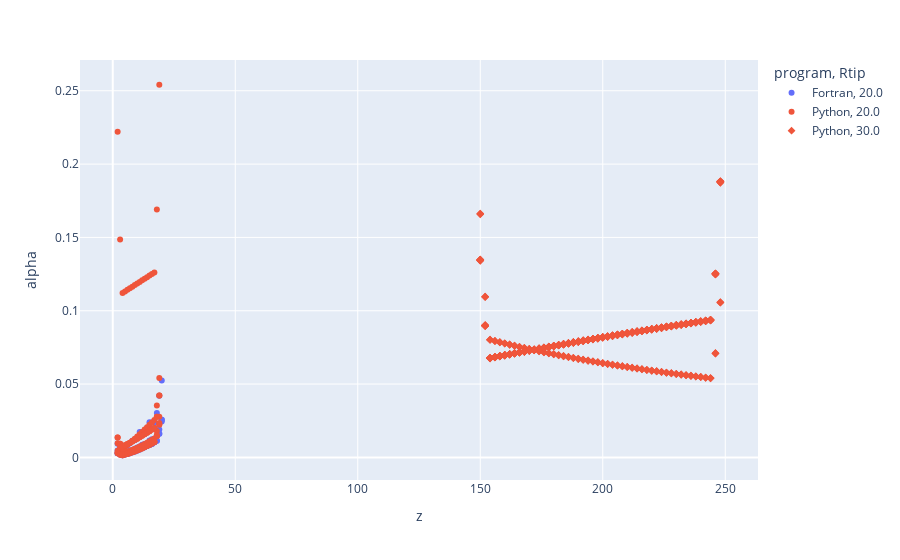

The code cell stored with this chart in its notebook:
### Code cell
px.scatter(df, x='z', y='alpha', color='program', symbol='Rtip')

### Figure 1 — Plotly figure (JSON) as saved in the notebook; plotly's stock layout.template omitted (floating-point values rounded to 4 significant figures; data arrays with more than 128 entries replaced by an {"elided": "..."} marker saying what was removed)
{"data": [{"hovertemplate": "program=Fortran<br>Rtip=20.0<br>z=%{x}<br>alpha=%{y}<extra></extra>", "legendgroup": "Fortran, 20.0", "marker": {"color": "#636efa", "symbol": "circle"}, "mode": "markers", "name": "Fortran, 20.0", "orientation": "v", "showlegend": true, "type": "scatter", "x": [2, 3, 4, 5, 6, 7, 8, 9, 10, 11, 12, 13, 14, 15, 16, 17, 18, 19, 20, 2, 3, 4, 5, 6, 7, 8, 9, 10, 11, 12, 13, 14, 15, 16, 17, 18, 19, 20, 2, 3, 4, 5, 6, 7, 8, 9, 10, 11, 12, 13, 14, 15, 16, 17, 18, 19, 20, 2, 3, 4, 5, 6, 7, 8, 9, 10, 11, 12, 13, 14, 15, 16, 17, 18, 19, 20], "xaxis": "x", "y": [0.004659, 0.003221, 0.002603, 0.003139, 0.003805, 0.004488, 0.005065, 0.005971, 0.006814, 0.007442, 0.00855, 0.009184, 0.009606, 0.01145, 0.01234, 0.01272, 0.01474, 0.01902, 0.02452, 0.002863, 0.0019, 0.001465, 0.001901, 0.002383, 0.002906, 0.00349, 0.004092, 0.004743, 0.005446, 0.006172, 0.00693, 0.007808, 0.008523, 0.00914, 0.01031, 0.01143, 0.01614, 0.02561, 0.002863, 0.0019, 0.001465, 0.001901, 0.002383, 0.002906, 0.00349, 0.004092, 0.004743, 0.005446, 0.006172, 0.00693, 0.007808, 0.008523, 0.00914, 0.01031, 0.01143, 0.01614, 0.02561, 0.009355, 0.006524, 0.00558, 0.007049, 0.008234, 0.009649, 0.01127, 0.01163, 0.01345, 0.01737, 0.01719, 0.01698, 0.01985, 0.02404, 0.02387, 0.02366, 0.03019, 0.04204, 0.05236], "yaxis": "y"}, {"hovertemplate": "program=Python<br>Rtip=20.0<br>z=%{x}<br>alpha=%{y}<extra></extra>", "legendgroup": "Python, 20.0", "marker": {"color": "#EF553B", "symbol": "circle"}, "mode": "markers", "name": "Python, 20.0", "orientation": "v", "showlegend": true, "type": "scatter", "x": {"elided": "144 int values"}, "xaxis": "x", "y": {"elided": "144 float values"}, "yaxis": "y"}, {"hovertemplate": "program=Python<br>Rtip=30.0<br>z=%{x}<br>alpha=%{y}<extra></extra>", "legendgroup": "Python, 30.0", "marker": {"color": "#EF553B", "symbol": "diamond"}, "mode": "markers", "name": "Python, 30.0", "orientation": "v", "showlegend": true, "type": "scatter", "x": {"elided": "600 int values"}, "xaxis": "x", "y": {"elided": "600 float values"}, "yaxis": "y"}], "layout": {"legend": {"title": {"text": "program, Rtip"}, "tracegroupgap": 0}, "margin": {"t": 60}, "xaxis": {"anchor": "y", "domain": [0, 1], "title": {"text": "z"}}, "yaxis": {"anchor": "x", "domain": [0, 1], "title": {"text": "alpha"}}}}
